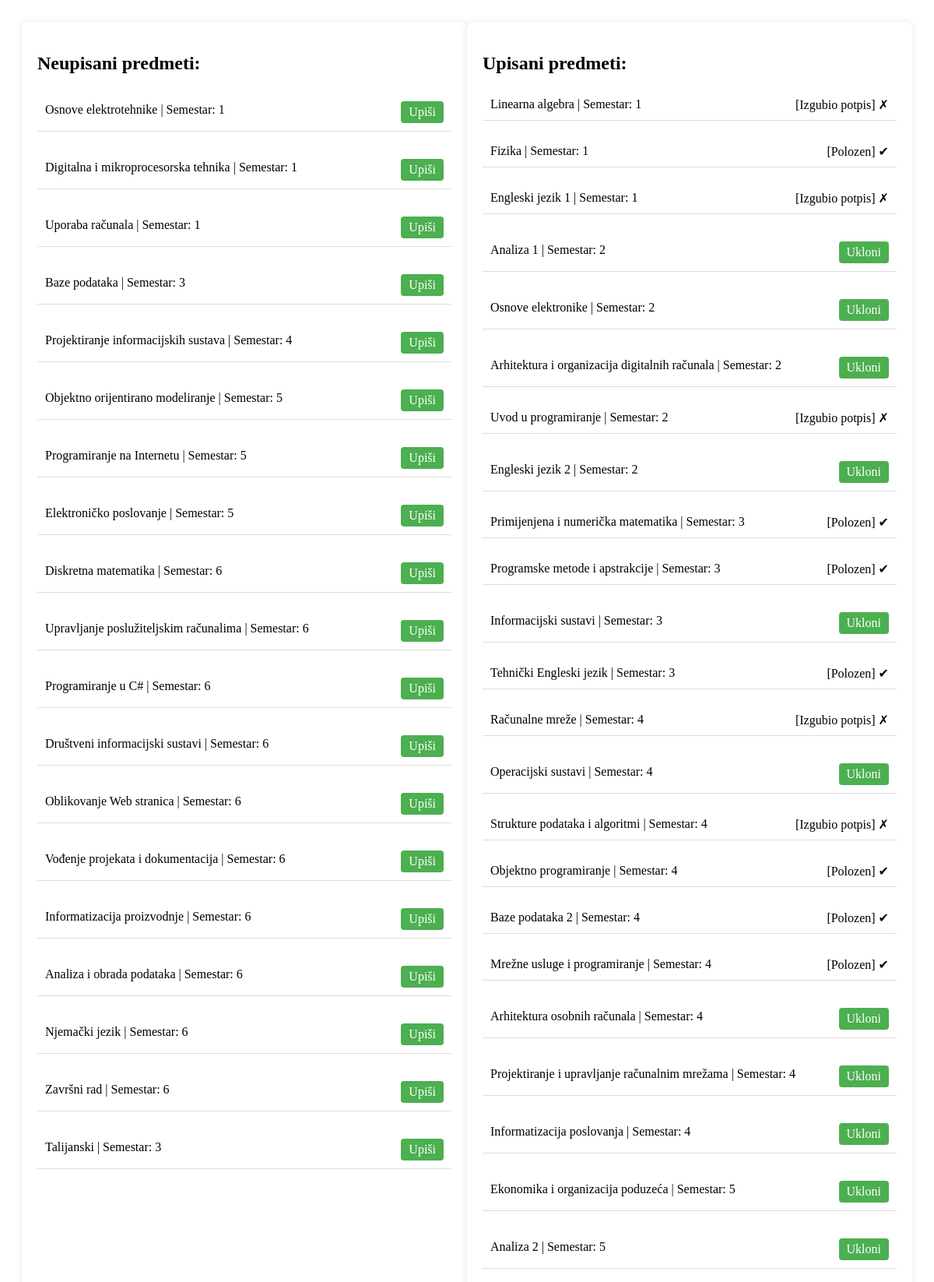
Page /upisni_list_stud/7 (signed in, upper part) on the committed database.
### aplikacija/models.py (models this page shows, shortened)
class Predmet(models.Model):
    IZBOR=(('da','da'),('ne','ne'))
    name=models.CharField(max_length=50)
    kod=models.CharField(max_length=50)
    program=models.CharField(max_length=50)
    ects=models.IntegerField()
    sem_red=models.IntegerField()
    sem_izv=models.IntegerField()
    izborni=models.CharField(max_length=50,choices=IZBOR)
    nositelj=models.ForeignKey(Korisnik,on_delete=models.CASCADE,null=True)

### aplikacija/decorators.py (the view)
    def wrap(*args, **kwargs):
        if args[0].user.role == Korisnik.STUDENT:
            return function(*args, **kwargs)
        else:
            return redirect('login')

### aplikacija/templates/upisni_list_stud.html (shortened to what this page needs)
{% extends 'base.html' %}
{% block content %}
<div class="container">
    <div class="neupisani-predmeti">
        <h2>Neupisani predmeti:</h2>
        {% for predmet in neupisani_predmeti %}
            <div class="predmet">
                <div class="predmet-info">
                    {{predmet.name}}
                    {% if student.status == 'red' %}
                        | Semestar: {{predmet.sem_red}}
                    {% endif %}
                </div>
                <div class="predmet-actions">
                    <a href="{% url 'upisiPredmet' user_id=user_id predmet_id=predmet.id %}" class="button">Upiši</a>
                </div>
            </div>
        {% endfor %}
    </div>
    <div class="upisani-predmeti">
        <h2>Upisani predmeti:</h2>
        {% for predmet in upisani_predmeti %}
            <div class="predmet">
                <div class="predmet-info">
                    {{predmet.name}}
                    {% if student.status == 'red' %}
                        | Semestar: {{predmet.sem_red}}
                    {% endif %}
                </div>
                <div class="predmet-actions">
                    {% if predmet.id not in polozeni_predmeti and predmet.id not in nepolozeni_predmeti %}
                    <a href="{% url 'ukloniPredmet' user_id=user_id predmet_id=predmet.id %}" class="button">Ukloni</a>
                    {% endif %}
                    {% if predmet.id in polozeni_predmeti %}
                        [Polozen] &#10004;
                    {% elif predmet.id in nepolozeni_predmeti %}
                        [Izgubio potpis] &#x2717;
                    {% endif %}
                </div>
            </div>
        {% endfor %}
    </div>
</div>
{% endblock %}

### aplikacija/templates/upisni_list_stud.html (style rules this page uses)
.container { display: flex; justify-content: space-between; padding: 20px; }
.neupisani-predmeti, .upisani-predmeti { width: 48%; background: #fff; padding: 20px; border-radius: 8px; box-shadow: 0 0 10px rgba(0, 0, 0, 0.1); }
.predmet { display: flex; justify-content: space-between; align-items: center; margin-bottom: 20px; padding: 10px; border-bottom: 1px solid #ddd; }
.predmet-info { flex: 1; }
.predmet-actions { text-align: right; }
.predmet a.button { display: inline-block; background-color: #4CAF50; color: white; padding: 5px 10px; margin-top: 5px; border: none; border-radius: 4px; cursor: pointer; text-decoration: none; }

### rows in the picture
Predmet: name "Osnove elektrotehnike", sem_red "1"
Predmet: name "Digitalna i mikroprocesorska tehnika", sem_red "1"
Predmet: name "Uporaba računala", sem_red "1"
Predmet: name "Baze podataka", sem_red "3"
Predmet: name "Projektiranje informacijskih sustava", sem_red "4"
Predmet: name "Objektno orijentirano modeliranje", sem_red "5"
Predmet: name "Programiranje na Internetu", sem_red "5"
Predmet: name "Elektroničko poslovanje", sem_red "5"
Predmet: name "Diskretna matematika", sem_red "6"
Predmet: name "Upravljanje poslužiteljskim računalima", sem_red "6"
Predmet: name "Programiranje u C#", sem_red "6"
Predmet: name "Društveni informacijski sustavi", sem_red "6"
Predmet: name "Oblikovanje Web stranica", sem_red "6"
Predmet: name "Vođenje projekata i dokumentacija", sem_red "6"
Predmet: name "Informatizacija proizvodnje", sem_red "6"
Predmet: name "Analiza i obrada podataka", sem_red "6"
Predmet: name "Njemački jezik", sem_red "6"
Predmet: name "Završni rad", sem_red "6"
Predmet: name "Talijanski", sem_red "3"
Predmet: name "Linearna algebra", sem_red "1", shows "[Izgubio potpis] ✗"
Predmet: name "Fizika", sem_red "1", shows "[Polozen] ✔"
Predmet: name "Engleski jezik 1", sem_red "1", shows "[Izgubio potpis] ✗"
Predmet: name "Analiza 1", sem_red "2", shows "Ukloni"
Predmet: name "Osnove elektronike", sem_red "2", shows "Ukloni"
Predmet: name "Arhitektura i organizacija digitalnih računala", sem_red "2", shows "Ukloni"
Predmet: name "Uvod u programiranje", sem_red "2", shows "[Izgubio potpis] ✗"
Predmet: name "Engleski jezik 2", sem_red "2", shows "Ukloni"
Predmet: name "Primijenjena i numerička matematika", sem_red "3", shows "[Polozen] ✔"
Predmet: name "Programske metode i apstrakcije", sem_red "3", shows "[Polozen] ✔"
Predmet: name "Informacijski sustavi", sem_red "3", shows "Ukloni"
Predmet: name "Tehnički Engleski jezik", sem_red "3", shows "[Polozen] ✔"
Predmet: name "Računalne mreže", sem_red "4", shows "[Izgubio potpis] ✗"
Predmet: name "Operacijski sustavi", sem_red "4", shows "Ukloni"
Predmet: name "Strukture podataka i algoritmi", sem_red "4", shows "[Izgubio potpis] ✗"
Predmet: name "Objektno programiranje", sem_red "4", shows "[Polozen] ✔"
Predmet: name "Baze podataka 2", sem_red "4", shows "[Polozen] ✔"
Predmet: name "Mrežne usluge i programiranje", sem_red "4", shows "[Polozen] ✔"
Predmet: name "Arhitektura osobnih računala", sem_red "4", shows "Ukloni"
Predmet: name "Projektiranje i upravljanje računalnim mrežama", sem_red "4", shows "Ukloni"
Predmet: name "Informatizacija poslovanja", sem_red "4", shows "Ukloni"
Predmet: name "Ekonomika i organizacija poduzeća", sem_red "5", shows "Ukloni"
Predmet: name "Analiza 2", sem_red "5", shows "Ukloni"
